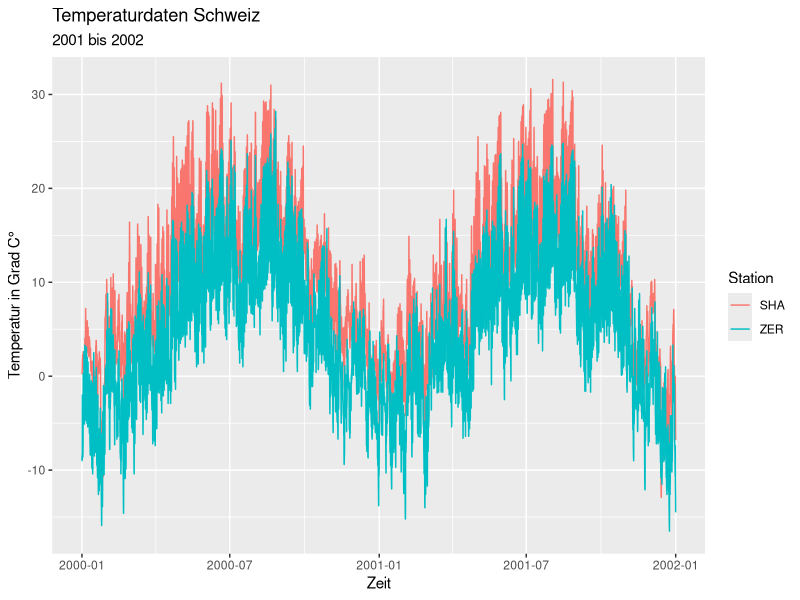
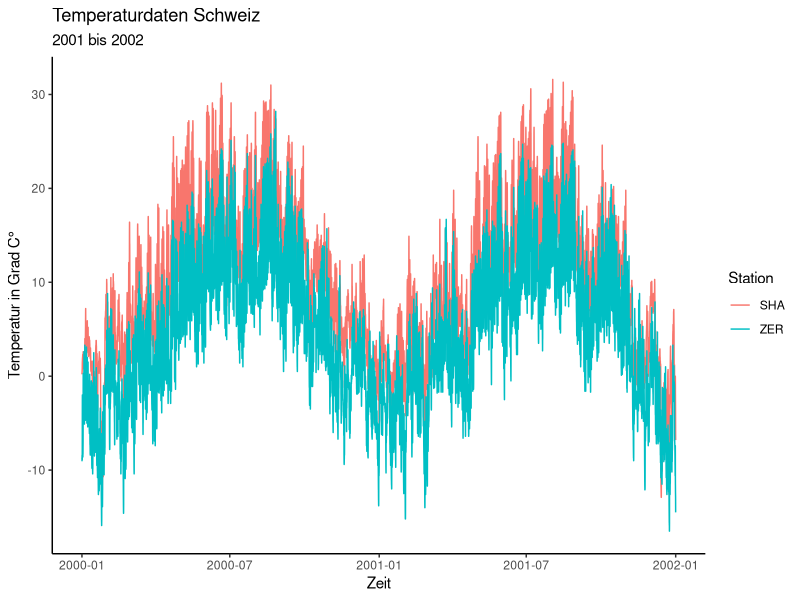
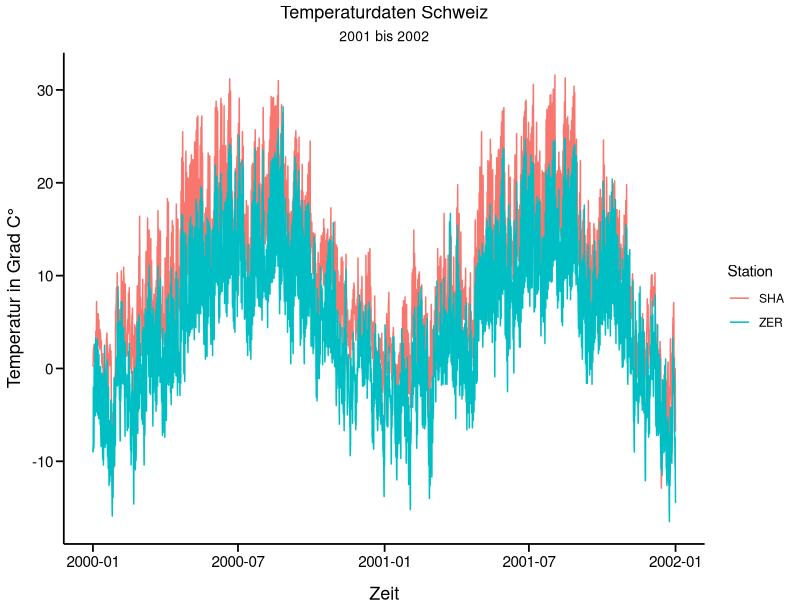

Source code (R) for these figures, in order:
## ---- chunk 1
library(readr)
library(tidyr)
library(ggplot2)

temperature <- read_delim("datasets/infovis/temperature_SHA_ZER.csv", ",")
temperature_long <- pivot_longer(temperature, -time, names_to = "station", values_to = "temp")

## ---- chunk 2
#| output: true
#| echo: true

p <- ggplot(temperature_long, aes(time, temp, colour = station)) +
  geom_line() +
  labs(
    x = "Zeit",
    y = "Temperatur in Grad C°",
    title = "Temperaturdaten Schweiz",
    subtitle = "2001 bis 2002",
    color = "Station"
  )
p
## ---- chunk 3
#| output: true
#| echo: true

p2 <- p + theme_classic()
p2

## ---- chunk 4
#| echo: true

mytheme <- 
  theme_classic()  +
  theme(axis.line = element_line(linewidth = 0.6, color = "black"), 
        axis.text = element_text(size = 11, color = "black"), 
        axis.title = element_text(size = 13, color = "black"), 
        axis.ticks = element_line(linewidth = 0.6, color = "black"), 
        axis.ticks.length = unit(0.2, "cm"),
        axis.title.y = element_text(vjust = +2),
        axis.title.x = element_text(vjust = -2),
        plot.title = element_text(hjust = 0.5, size = 13),
        plot.subtitle = element_text(hjust = 0.5, size = 10),
        plot.margin = margin(t = 4, r = 6, b = 6, l = 8, unit = "pt") 
        
  )

## ---- chunk 5
#| output: true

p3 <- p + mytheme
p3
